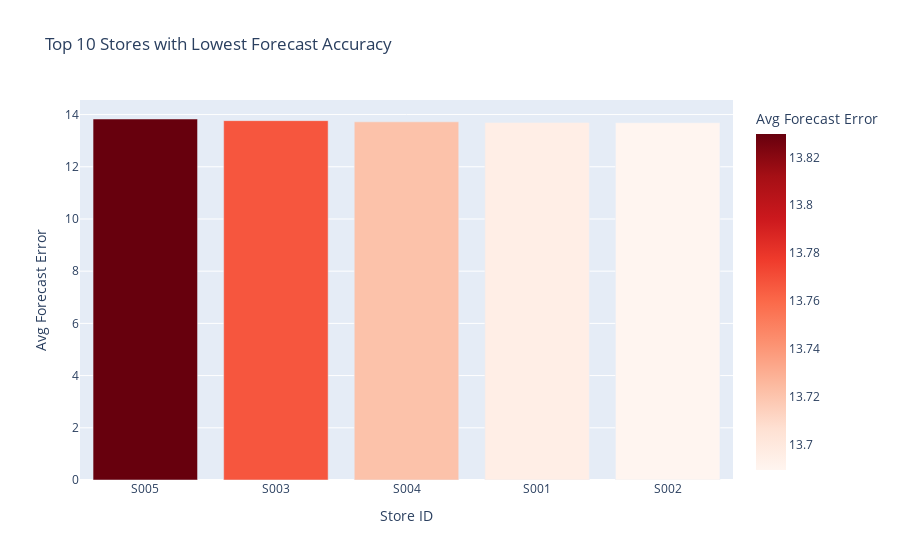

The notebook cell saved with this chart:
### Code cell
import plotly.express as px

fig = px.bar(
    store_forecast_error.sort_values(by='avg_forecast_error', ascending=False).head(10),
    x='store_id',
    y='avg_forecast_error',
    title='Top 10 Stores with Lowest Forecast Accuracy',
    labels={'store_id': 'Store ID', 'avg_forecast_error': 'Avg Forecast Error'},
    color='avg_forecast_error',
    color_continuous_scale='Reds'
)
fig.show()

### Figure 1 — Plotly figure (JSON) as saved in the notebook; plotly's stock layout.template omitted (floating-point values rounded to 4 significant figures)
{"data": [{"alignmentgroup": "True", "hovertemplate": "Store ID=%{x}<br>Avg Forecast Error=%{marker.color}<extra></extra>", "legendgroup": "", "marker": {"color": [13.83, 13.77, 13.72, 13.7, 13.69], "coloraxis": "coloraxis", "pattern": {"shape": ""}}, "name": "", "offsetgroup": "", "orientation": "v", "showlegend": false, "textposition": "auto", "type": "bar", "x": ["S005", "S003", "S004", "S001", "S002"], "xaxis": "x", "y": [13.83, 13.77, 13.72, 13.7, 13.69], "yaxis": "y"}], "layout": {"barmode": "relative", "coloraxis": {"colorbar": {"title": {"text": "Avg Forecast Error"}}, "colorscale": [[0, "rgb(255,245,240)"], [0.125, "rgb(254,224,210)"], [0.25, "rgb(252,187,161)"], [0.375, "rgb(252,146,114)"], [0.5, "rgb(251,106,74)"], [0.625, "rgb(239,59,44)"], [0.75, "rgb(203,24,29)"], [0.875, "rgb(165,15,21)"], [1, "rgb(103,0,13)"]]}, "legend": {"tracegroupgap": 0}, "title": {"text": "Top 10 Stores with Lowest Forecast Accuracy"}, "xaxis": {"anchor": "y", "domain": [0, 1], "title": {"text": "Store ID"}}, "yaxis": {"anchor": "x", "domain": [0, 1], "title": {"text": "Avg Forecast Error"}}}}
